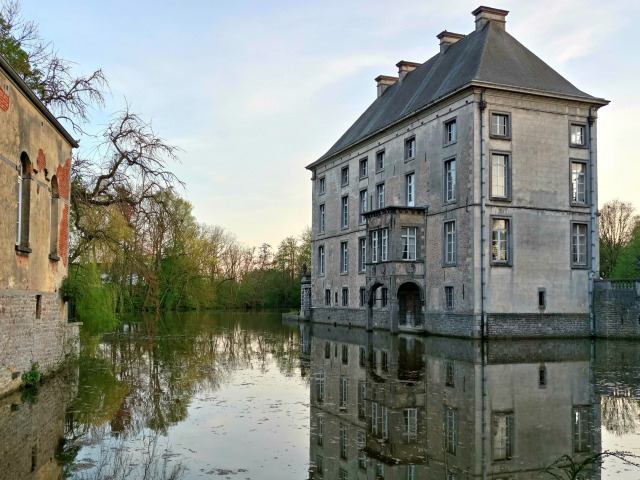
//> input picture image_harris.jpg, 640 x 480 px
$ ./main   (built with g++ and OpenCV 4)
//> lines starting //> are read from the running program, lines starting //| are printed output that depends on the picture; after the words box and inside, x2 and y2 are one past the last pixel; in counts of white or black regions, pixels touching at a corner belong together
//#include <iostream>
//#include <opencv2/core.hpp>
#include <opencv2/imgproc.hpp>
#include <opencv2/highgui.hpp>

using namespace std;
using namespace cv;

void SobelEdge( Mat imgin, Mat &imgSobelXX, Mat &imgSobelYY, Mat &imgSobelXY )
{
	imgin.convertTo( imgin, CV_32F );
	imgSobelXX = Mat::zeros( imgin.size(), CV_32F );
	imgSobelYY = Mat::zeros( imgin.size(), CV_32F );
	imgSobelXY = Mat::zeros( imgin.size(), CV_32F );
    float Sx[3][3] = { { -1,-2,-1 },
                       {  0, 0, 0 },
                       {  1, 2, 1 } };
    float Sy[3][3] = { { -1, 0, 1 },
                       { -2, 0, 2 },
                       { -1, 0, 1 } };

	for (int i = 1; i < imgin.cols - 1; ++i)
    {
		for (int j = 1; j < imgin.rows - 1; ++j)
        {
            float SumX = 0, SumY = 0;
            for (int ii = -1; ii <= 1; ii++)
            {
                for (int jj = -1; jj <= 1; jj++)
                {
                    SumX += Sx[jj + 1][ii + 1] * imgin.at<float>(j + jj, i + ii);
                    SumY += Sy[jj + 1][ii + 1] * imgin.at<float>(j + jj, i + ii);
                }
            }
            SumX = abs(SumX);
            SumY = abs(SumY);

            imgSobelXX.at<float>(j, i) = SumX * SumX;
			imgSobelYY.at<float>(j, i) = SumY * SumY;
			imgSobelXY.at<float>(j, i) = SumX * SumY;
		}
	}
}

void HandMadeHarris( Mat &imgSobelXX, Mat &imgSobelYY, Mat &imgSobelXY, Mat &imgres, float k )
{
	imgres = Mat::zeros( imgSobelXX.size(), CV_32F );
	for (int i = 1; i < imgSobelXX.cols - 1; ++i)
    {
		for (int j = 1; j < imgSobelXX.rows - 1; ++j)
        {
			float a = imgSobelXX.at<float>(j, i);
			float b = imgSobelYY.at<float>(j, i);
			float c = imgSobelXY.at<float>(j, i);
			imgres.at<float>(j, i) = a * b - c * c - k * (a + b) * (a + b);
		}
	}
}

void drawCorners( Mat src, Mat &dst, Mat corn, int thresh, Scalar color )
{
    src.copyTo( dst );
    for( int j = 0; j < corn.rows ; j++ )
        for( int i = 0; i < corn.cols; i++ )
            if(  corn.at<float>(j,i) > thresh )
               circle( dst, Point( i, j ), 4,  color, 1, LINE_4, 0 );
}

int main()  // int argc, char *argv[]
{
    // --- Read image
    Mat img = imread( "../Lab3_Harris/image_harris.jpg" );
//> img is the input picture: 480 rows x 640 cols, CV_8UC3; mean B, G, R 132.1, 140.2, 135.8
    imshow( "image", img );

    // --- Convert to gtay
    Mat img_gray;
    cvtColor( img, img_gray, COLOR_BGR2GRAY );
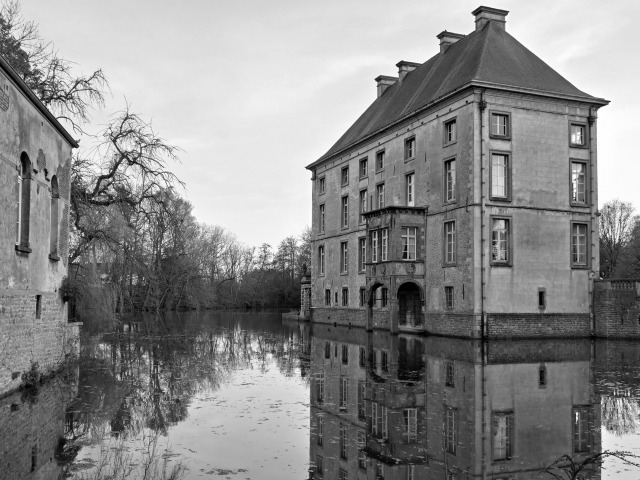
//> img_gray: 480 rows x 640 cols, CV_8UC1; min 0, max 255, mean 137.9

    // --- --- Opencv implementation
    // --- Find corners
    float k = 0.05f;
    Mat corners_cv = Mat::zeros( img_gray.size(), CV_32FC1 );
    cornerHarris( img_gray, corners_cv, 3, 3, double(k), BORDER_DEFAULT );
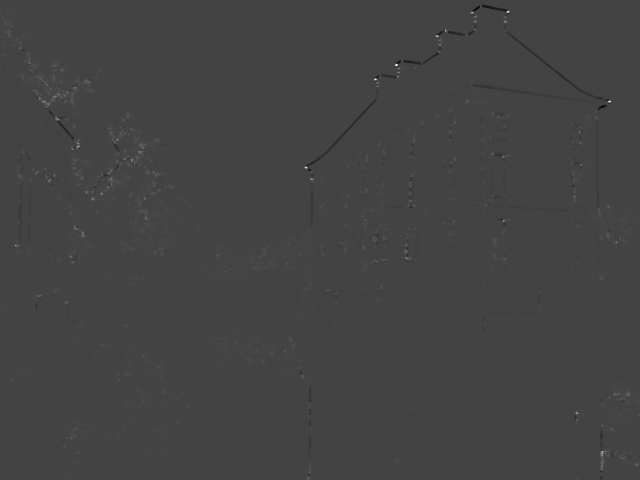
//> corners_cv: 480 rows x 640 cols, CV_32FC1; min -0.0078, max 0.0216, mean 1.73e-05; drawn with min black and max white

    // --- normalize and save
    Mat corners_norm_cv;
    normalize( corners_cv, corners_norm_cv, 0, 255, NORM_MINMAX, CV_32FC1 );
    Mat dst_norm_scaled_cv;
    convertScaleAbs( corners_norm_cv, dst_norm_scaled_cv );
    imshow( "opnecv corners", dst_norm_scaled_cv );
    imwrite( "../Lab3_Harris/dst_norm_scaled_cv.png", dst_norm_scaled_cv );

    // --- Drawing a circle around corners and save
    Mat img_corners_cv;
    int thresh = 140;       // Threshold for corners
    drawCorners( img, img_corners_cv, corners_norm_cv, thresh, Scalar(255,0,0) );
//> after the loop in drawCorners, `for( int j = 0; j < corn.rows ; j++ )`:
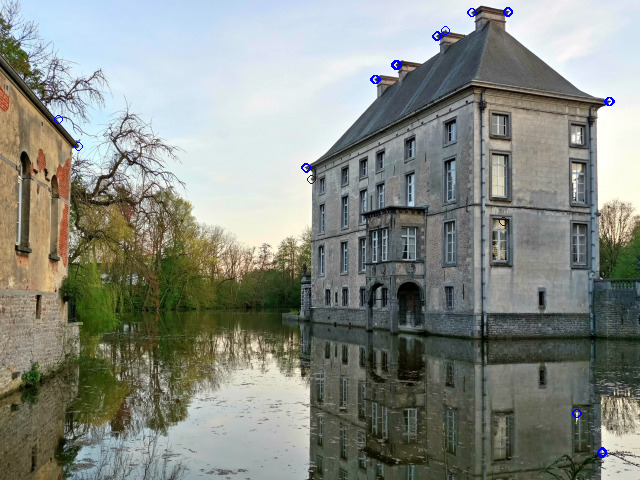
//> dst: 480 rows x 640 cols, CV_8UC3; 0.18% of pixels changed, all inside (x1, y1, x2, y2) = (54, 7, 615, 458)
    imshow( "corners on image by opencv", img_corners_cv );
    imwrite( "../Lab3_Harris/img_corners_cv.png", img_corners_cv );


    // --- --- Our Harris Detector Implementation
    // --- Find corners
    Mat imgSobelXX, imgSobelYY, imgSobelXY, corners_my;
    SobelEdge( img_gray, imgSobelXX, imgSobelYY, imgSobelXY );
//> after the loop in SobelEdge, `for (int i = 1; i < imgin.cols - 1; ++i)`:
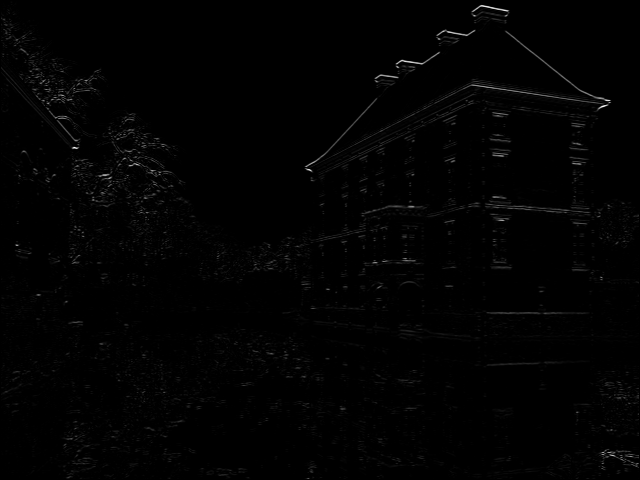
//> imgSobelXX: 480 rows x 640 cols, CV_32FC1; min 0, max 724201, mean 6731.5; drawn with min black and max white
//> after the loop in SobelEdge, `for (int i = 1; i < imgin.cols - 1; ++i)`:
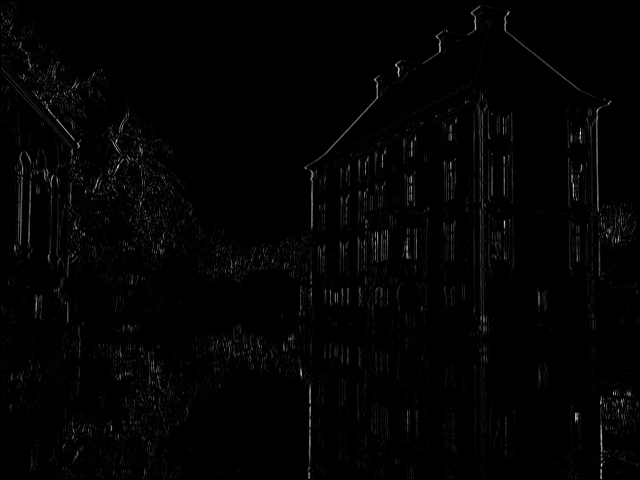
//> imgSobelYY: 480 rows x 640 cols, CV_32FC1; min 0, max 630436, mean 8349.3; drawn with min black and max white
    GaussianBlur( imgSobelXX, imgSobelXX, Size(5,5), 1.0, 1.0 );
    GaussianBlur( imgSobelYY, imgSobelYY, Size(5, 5), 1.0, 1.0 );
    GaussianBlur( imgSobelXY, imgSobelXY, Size(5, 5), 1.0, 1.0 );
    HandMadeHarris( imgSobelXX, imgSobelYY, imgSobelXY, corners_my, k );
//> after the loop in HandMadeHarris, `for (int i = 1; i < imgSobelXX.cols - 1; ++i)`:
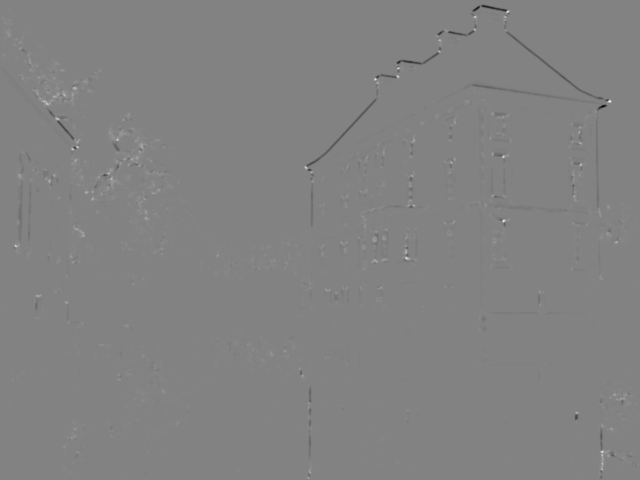
//> imgres: 480 rows x 640 cols, CV_32FC1; min -8.2e+09, max 7.81e+09, mean -1969514.9; drawn with min black and max white

    // --- normalize and save
    Mat corners_norm_my;
    normalize( corners_my, corners_norm_my, 0, 255, NORM_MINMAX );
    Mat dst_norm_scaled_my;
    convertScaleAbs( corners_norm_my, dst_norm_scaled_my );
    imshow( "my corners", dst_norm_scaled_my );
    imwrite( "../Lab3_Harris/dst_norm_scaled_my.png", dst_norm_scaled_my );

    // --- Drawing a circle around corners and save
    Mat img_corners_my;
    int thresh2 = 160;
    drawCorners( img, img_corners_my, corners_norm_my, thresh2, Scalar(0,0,255) );
//> call 2 of drawCorners, with thresh = 160, color = Scalar(0, 0, 255)
//> after the loop in drawCorners (call 2), `for( int j = 0; j < corn.rows ; j++ )`:
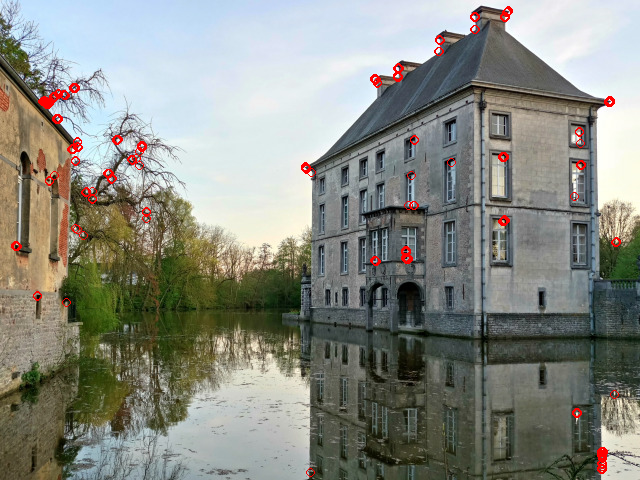
//> dst: 480 rows x 640 cols, CV_8UC3; 0.93% of pixels changed, all inside (x1, y1, x2, y2) = (11, 6, 621, 477)
    imshow( "corners on image by me", img_corners_my );
    imwrite( "../Lab3_Harris/img_corners_my.png", img_corners_my );


    waitKey(0);
    return 0;
}
